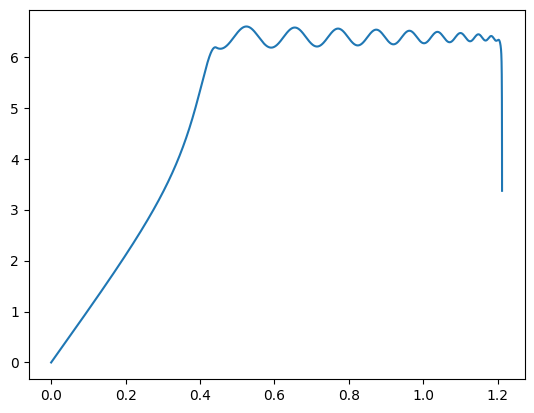

Source code (Python):
import numpy as np
import matplotlib.pyplot as plt
steps=300000
flag=0
u=0
v=0
h=np.zeros(steps)
t=np.zeros(steps)
hd=np.zeros(steps)
td=np.zeros(steps)
hdd=np.zeros(steps)
tdd=np.zeros(steps)
a=0.0022
L=1.143
h[0]=0.4
t[0]=np.pi*3/4
mu=0.27
g=9.8
mr=12.45131
tdd[0]=g*np.sin(t[0])/(L-h[0]-a*t[0])
hdd[0]=g*(mr*np.exp(-mu*t[0])+np.cos(t[0]))/(1+mr*np.exp(-mu*t[0]))
for i in range(0, steps-1):
    h[i+1]=h[i]+hd[i]*0.0001
    t[i+1]=t[i]+td[i]*0.0001
    hd[i+1]=hd[i]+hdd[i]*0.0001
    td[i+1]=td[i]+tdd[i]*0.0001
    hdd[i+1]=(g*mr*np.exp(-mu*t[i+1])+g*np.cos(t[i+1])-(td[i+1]**2)*(L-h[i+1]-a*t[i+1]))/(1+mr*np.exp(-mu*t[i+1]))
    tdd[i+1]=(g*np.sin(t[i+1])+a*(td[i+1]**2)+2*hd[i+1]*td[i+1])/(L-h[i+1]-a*t[i+1])
    if(hd[i]>0 and hd[i+1]<=0):
        u=i
        break
for i in range(u,steps-1):
    h[i+1]=h[i]
    t[i+1]=t[i]+td[i]*0.0001
    td[i+1]=td[i]+tdd[i]*0.0001
    tdd[i+1]=(g*np.sin(t[i])+a*(td[i]**2))/(L-h[i]-a*t[i])
    if(L-h[i+1]-a*t[i+1]<=0):
        v=i
        break
    if(t[i+1]<t[i]):
        v=i
        break
#x=np.zeros(steps)
#y=np.zeros(steps)
#for i in range(steps):
#    x[i]=-a*np.cos(t[i])+(L-h[i]-a*t[i])*np.sin(t[i])
#    y[i]=a*np.sin(t[i])+(L-h[i]-a*t[i])*np.cos(t[i])
#if(v):plt.scatter(x[:v],y[:v],1)
#else: plt.scatter(x,y,1)
#plt.scatter([-a]*u,[-x for x in h[:u]],1)
#plt.plot(np.linspace(0,0.001*steps,steps),hd)
'''
E=np.zeros(steps)
for i in range(steps):
    E[i]=0.00421*((((-hd[i]*np.sin(t[i])+(L-h[i]-a*t[i])*td[i]*np.cos(t[i]))**2 + (-hd[i]*np.cos(t[i])-(L-h[i]-a*t[i])*td[i]*np.sin(t[i]))**2)/2 + g*(a*np.sin(t[i])+(L-h[i]-a*t[i])*np.cos(t[i]))))
'''
vv=np.zeros(steps)
for i in range(steps):
    vv[i]=np.sqrt(((-hd[i]*np.sin(t[i])+(L-h[i]-a*t[i])*td[i]*np.cos(t[i]))**2 + (-hd[i]*np.cos(t[i])-(L-h[i]-a*t[i])*td[i]*np.sin(t[i]))**2))
#plt.plot(np.linspace(0,0.0001*steps,steps),E[:steps],1)
#plt.plot(np.linspace(0,0.0001*v,v),E[:v],1)
plt.plot(np.linspace(0,0.0001*v,v),vv[:v],1)
plt.show()
